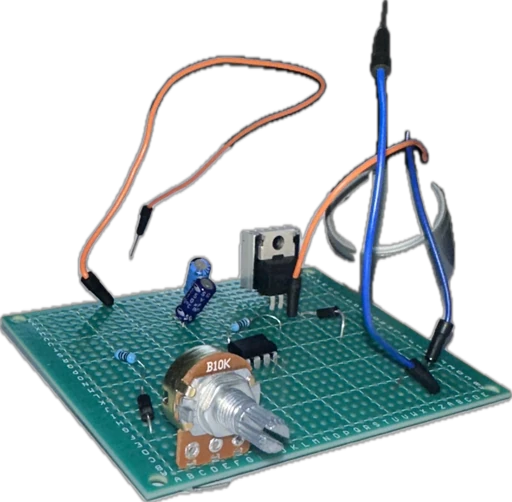
#> input picture part-c/task2/your_image.jpg, 512 x 502 px, found by its file name
$ python test2.py
#> lines starting #> are read from the running program, lines starting #| are printed output that depends on the picture
### part-c/task2/EDF.py
import numpy as np

# Base Node class
class Node:
    def __init__(self, inputs=None):
        if inputs is None:
            inputs = []
        self.inputs = inputs
        self.outputs = []
        self.value = None
        self.gradients = {}

        for node in inputs:
            node.outputs.append(self)

    def forward(self):
        raise NotImplementedError

    def backward(self):
        raise NotImplementedError


# Input Node
class Input(Node):
    def __init__(self):
        Node.__init__(self)

    def forward(self, value=None):
        if value is not None:
            self.value = value

    # [4 lines left out: function backward, not called in this run]


# Parameter Node
class Parameter(Node):
    def __init__(self, value):
        Node.__init__(self)
        self.value = value

    def forward(self):
        pass

    # [4 lines left out: function backward, not called in this run]

class Multiply(Node):
    def __init__(self, x, y):
        # Initialize with two inputs x and y
        Node.__init__(self, [x, y])

    # [10 lines left out: functions forward, backward, not called in this run]

class Addition(Node):
    def __init__(self, x, y):
        # Initialize with two inputs x and y
        Node.__init__(self, [x, y])

    # [10 lines left out: functions forward, backward, not called in this run]

class Linear(Node):
    # [4 lines left out: function __init__, not called in this run]

    def forward(self):
       a,x,b=self.inputs
       self.value=(x.value@a.value.T)+( b.value)
    # [5 lines left out: function backward, not called in this run]


class Softmax(Node):
    def __init__(self, node):
        Node.__init__(self, [node])

    # [16 lines left out: functions forward, backward, not called in this run]

class Sigmoid(Node):
    def __init__(self, node):
        Node.__init__(self, [node])

    def _sigmoid(self, x):
        return 1 / (1 + np.exp(-x))

    def forward(self):
        input_value = self.inputs[0].value
        self.value = self._sigmoid(input_value)

    def backward(self):
        partial = self.value * (1 - self.value)
        self.gradients[self.inputs[0]] = partial * self.outputs[0].gradients[self]

class BCE(Node):
    def __init__(self, y_true, y_pred):
        Node.__init__(self, [y_true, y_pred])

    def forward(self):
        y_true, y_pred = self.inputs
        self.value = np.sum(-y_true.value*np.log(y_pred.value+10e-10)-(1-y_true.value)*np.log(1-y_pred.value+10e-10))

    # [4 lines left out: function backward, not called in this run]
class CrossEntropy(Node):
    def __init__(self, y_true, y_pred):
        Node.__init__(self, [y_true, y_pred])

    def forward(self):
        y_true, y_pred = self.inputs
        self.value = -np.sum(y_true.value * np.log(y_pred.value +  1e-11)) / y_true.value.shape[0]

    # [4 lines left out: function backward, not called in this run]

class Conv(Node):
    def __init__(self,kernal,x):
        xnode=Node()
        xnode.value=x
        kernalnode=Node()
        kernalnode.value=kernal
        super().__init__([kernalnode,xnode])
    def forward(self):
        kernal=self.inputs[0].value
        x=self.inputs[1].value
        output=np.zeros((x.shape[0]- kernal.shape[0]+1,x.shape[1]- kernal.shape[1]+1))
        for i in range(x.shape[0]- kernal.shape[0]+1):
            for j in range(x.shape[1]- kernal.shape[1]+1):
             output[i,j] = np.sum( np.multiply(x[i:i+kernal.shape[0],j:j+kernal.shape[1]], kernal))
        self.value=output

    def backward(self):
        pass
class ReLu(Node):
    def __init__(self, node):
        Node.__init__(self, [node])
    def forward(self):
        x=self.inputs[0].value
        self.value=np.maximum(0,x)
    def backward(self):
        x=self.inputs[0]
        self.gradients[x] =  self.outputs[0].gradients[self] if (x>0) else 0

class MaxPooling(Node):
    # [20 lines left out: functions __init__, forward, not called in this run]


    def backward(self):
       pass

### part-c/task2/test2.py
import numpy as np
from PIL import Image
import matplotlib.pyplot as plt
from EDF import *

def load_image_as_grayscale(path):

    img = Image.open(path).convert("L")
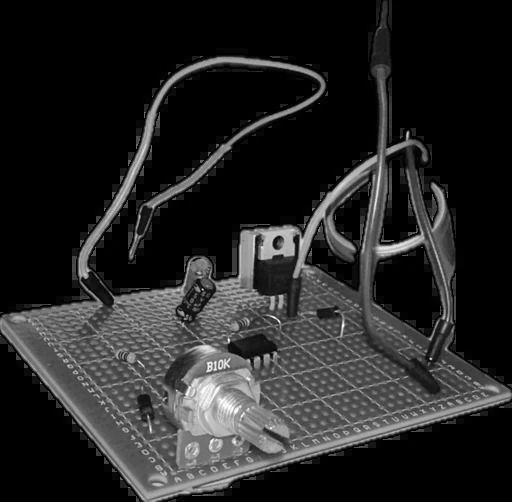
#> img: PIL image 512x502 L; min 0, max 255, mean 37.8
    img_array = np.array(img, dtype=np.float32)
    return img_array

def apply_kernel_to_image(image_path, kernel):

    img_gray = load_image_as_grayscale(image_path)
    conv_node = Conv(kernel, img_gray)
    conv_node.forward()
    filtered_img = conv_node.value
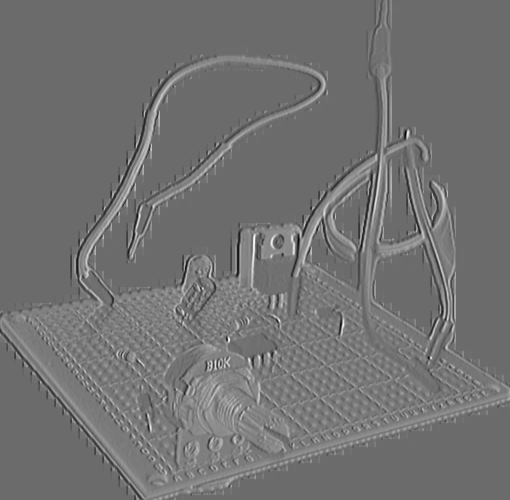
#> filtered_img: shape (500, 510) float64; min -632, max 861, mean 38.1; drawn with min black and max white
    return img_gray, filtered_img

if __name__ == "__main__":
    example_kernel = np.array([
        [1, 0, -1],
        [3,  -1, -1],
        [1, 0, -1]
    ], dtype=np.float32)

    image_path = "C:/dev/EE569/Assignment1/part-c/task2/your_image.jpg"
    original, filtered = apply_kernel_to_image(image_path, example_kernel)
    plt.figure(figsize=(10,5))
    plt.subplot(1,2,1)
    plt.title("Original Grayscale")
    plt.imshow(original, cmap="gray")
    plt.axis("off")
    plt.subplot(1,2,2)
    plt.title("Filtered")
    plt.imshow(filtered, cmap="gray")
    plt.axis("off")
    plt.tight_layout()
    plt.show()
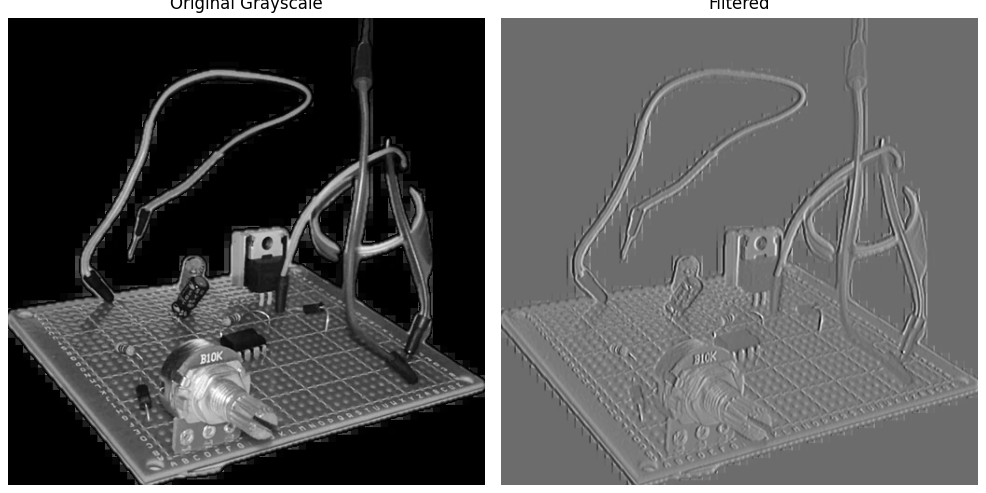
#> figure drawn by matplotlib, 2 panels
